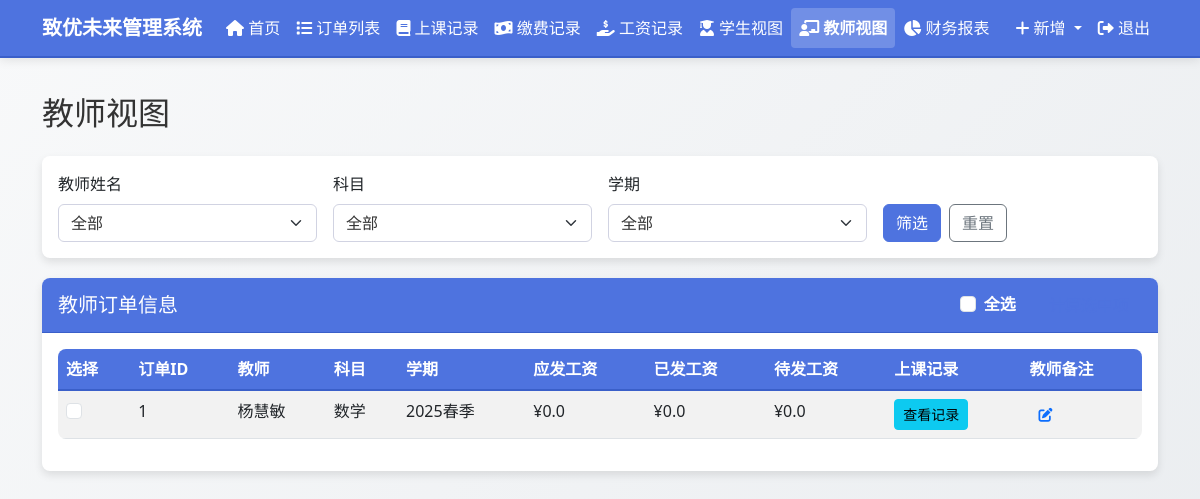
/teacher_view (signed in), run on an earlier commit of the app's database.
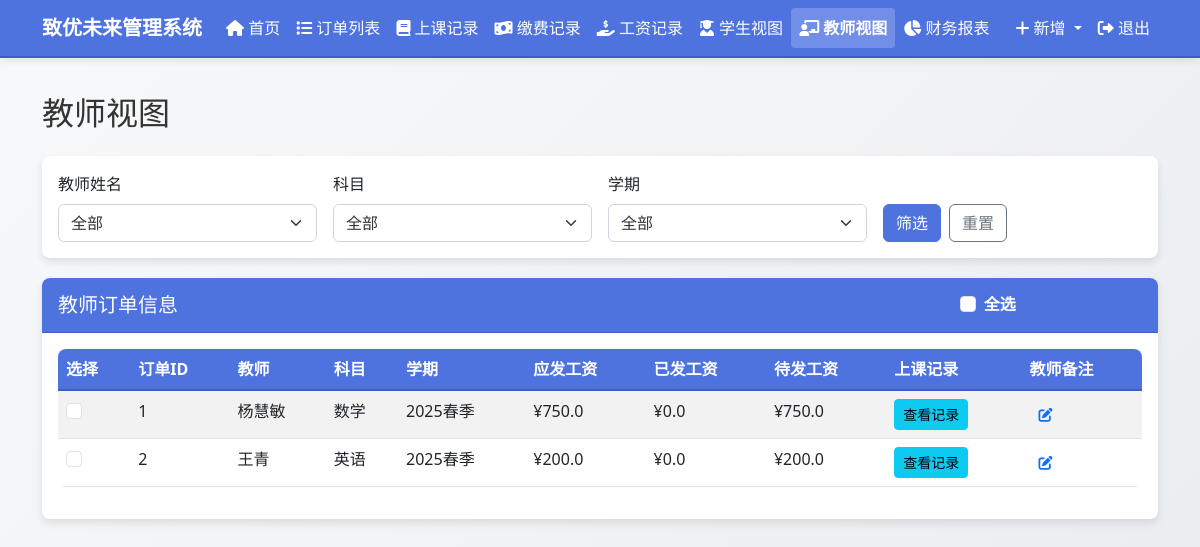
And on a later commit of the database.
### models.py (models this page shows, shortened)
class Order(db.Model):
    id = db.Column(db.Integer, primary_key=True)
    order_number = db.Column(db.String(50), unique=True, nullable=False, default="")
    student_name = db.Column(db.String(100), nullable=False)
    subject = db.Column(db.String(100), nullable=False)
    teacher_name = db.Column(db.String(100), nullable=False)
    semester = db.Column(db.String(100), nullable=False)
    total_classes = db.Column(db.Integer, default=0)
    completed_classes = db.Column(db.Integer, default=0)
    remaining_classes = db.Column(db.Integer, default=0)
    class_price = db.Column(db.Float, default=0.0)
    salary_price = db.Column(db.Float, default=0.0)  # 新增工资单价字段
    total_price = db.Column(db.Float, default=0.0)
    paid_amount = db.Column(db.Float, default=0.0)
    used_amount = db.Column(db.Float, default=0.0)
    remaining_amount = db.Column(db.Float, default=0.0)
    payable_salary = db.Column(db.Float, default=0.0)
    paid_salary = db.Column(db.Float, default=0.0)
    remaining_salary = db.Column(db.Float, default=0.0)
    order_note = db.Column(db.Text, nullable=True)
    teacher_note = db.Column(db.Text, nullable=True)
    student_note = db.Column(db.Text, nullable=True)
    created_at = db.Column(db.DateTime, default=datetime.now)
    class_records = db.relationship('ClassRecord', backref='order', lazy=True)
    payment_records = db.relationship('PaymentRecord', backref='order', lazy=True)
    salary_records = db.relationship('SalaryRecord', backref='order', lazy=True)

### routes.py (the view)
@app.route('/teacher_view')
@login_required
def teacher_view():
    teacher_name = request.args.get('teacher_name', '')
    subject = request.args.get('subject', '')
    semester = request.args.get('semester', '')
    query = Order.query
    if teacher_name:
        query = query.filter(Order.teacher_name == teacher_name)
    if subject:
        query = query.filter(Order.subject == subject)
    if semester:
        query = query.filter(Order.semester == semester)
    orders = query.all()
    all_teachers = db.session.query(Order.teacher_name).distinct().all()
    all_subjects = db.session.query(Order.subject).distinct().all()
    all_semesters = db.session.query(Order.semester).distinct().all()
    order_form = OrderForm()
    class_record_form = ClassRecordForm()
    payment_record_form = PaymentRecordForm()
    salary_record_form = SalaryRecordForm()
    all_orders = Order.query.all()
    class_record_form.order_id.choices = [(order.id, f"{order.order_number} - {order.student_name} - {order.subject}") for order in all_orders]
    payment_record_form.order_id.choices = [(order.id, f"{order.order_number} - {order.student_name} - {order.subject}") for order in all_orders]
    salary_record_form.order_id.choices = [(order.id, f"{order.order_number} - {order.teacher_name} - {order.subject}") for order in all_orders]
    return render_template('teacher_view.html',
                           title='教师视图',
                           orders=orders,
                           all_teachers=[teacher[0] for teacher in all_teachers],
                           all_subjects=[subject[0] for subject in all_subjects],
                           all_semesters=[semester[0] for semester in all_semesters],
                           selected_teacher=teacher_name,
                           selected_subject=subject,
                           selected_semester=semester,
                           edit_note_form=EditNoteForm(),
                           order_form=order_form,
                           class_record_form=class_record_form,
                           payment_record_form=payment_record_form,
                           salary_record_form=salary_record_form)

### forms.py
class OrderForm(FlaskForm):
    student_name = StringField('学生姓名', validators=[DataRequired()])
    subject = StringField('科目', validators=[DataRequired()])
    teacher_name = StringField('教师姓名', validators=[DataRequired()])
    semester = StringField('学期', validators=[DataRequired()])
    total_classes = IntegerField('总课程数', validators=[DataRequired(), NumberRange(min=1)])
    class_price = FloatField('课程单价', validators=[DataRequired(), NumberRange(min=0)])
    salary_price = FloatField('工资单价', validators=[DataRequired(), NumberRange(min=0)])
    order_note = TextAreaField('订单备注', validators=[Optional()])
    submit = SubmitField('保存')

### app.py (called while the page is built)
@login_manager.user_loader
def load_user(user_id):
    from models import User
    return User.query.get(int(user_id))

### templates/teacher_view.html (shortened to what the changed rows need)
{% extends "layout.html" %}
{% block content %}
<h2 class="mb-4">教师视图</h2>
<div class="card">
    <div class="card-body">
        {% if orders %}
        <div class="table-responsive">
            <table class="table table-striped table-hover">
                <thead>
                    <tr>
                        <th>选择</th>
                        <th>订单ID</th>
                        <th>教师</th>
                        <th>科目</th>
                        <th>学期</th>
                        <th>应发工资</th>
                        <th>已发工资</th>
                        <th>待发工资</th>
                        <th>上课记录</th>
                        <th>教师备注</th>
                    </tr>
                </thead>
                <tbody>
                    {% for order in orders %}
                    <tr>
                        <td>
                            <input type="checkbox" class="form-check-input order-checkbox" value="{{ order.id }}">
                        </td>
                        <td>{{ order.id }}</td>
                        <td>{{ order.teacher_name }}</td>
                        <td>{{ order.subject }}</td>
                        <td>{{ order.semester }}</td>
                        <td>¥{{ order.payable_salary }}</td>
                        <td>¥{{ order.paid_salary }}</td>
                        <td>¥{{ order.remaining_salary }}</td>
                        <td>
                            <button type="button" class="btn btn-sm btn-info view-class-records"
                                    data-bs-toggle="modal" data-bs-target="#classRecordsModal"
                                    data-order-id="{{ order.id }}">
                                查看记录
                            </button>
                        </td>
                        <td>
                            <button type="button" class="btn btn-sm btn-link edit-note"
                                    data-bs-toggle="modal" data-bs-target="#editNoteModal"
                                    data-note-id="{{ order.id }}"
                                    data-note-type="teacher_note"
                                    data-note-text="{{ order.teacher_note or '' }}">
                                <i class="fas fa-edit"></i>
                            </button>
                        </td>
                    </tr>
                    {% endfor %}
                </tbody>
            </table>
        </div>
        {% else %}
        <div class="alert alert-info">暂无符合条件的订单</div>
        {% endif %}
    </div>
</div>
{% endblock %}

What changed in the data, as far as the page shows it:
changed Order "杨慧敏": payable_salary "0.0" → "750.0"; remaining_salary "0.0" → "750.0"
added Order: id "2", teacher_name "王青", subject "英语", semester "2025春季", payable_salary "200.0", paid_salary "0.0", remaining_salary "200.0"
